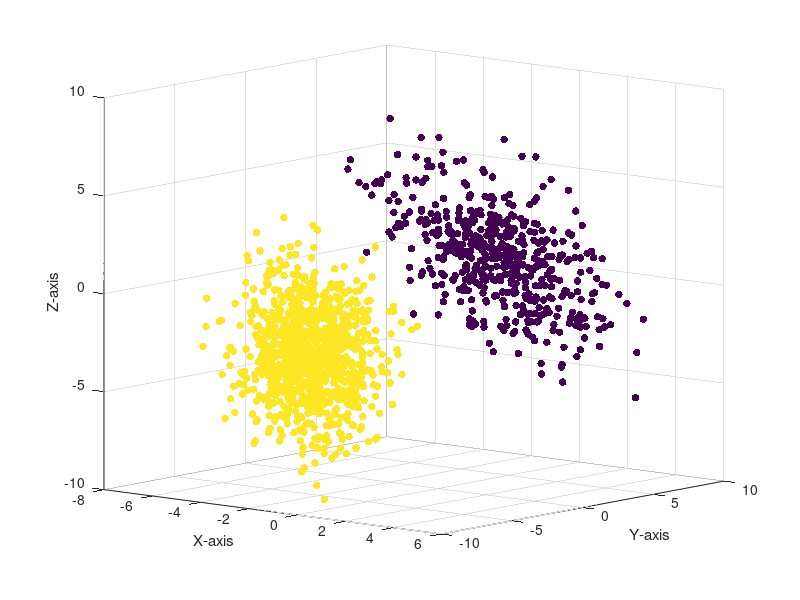
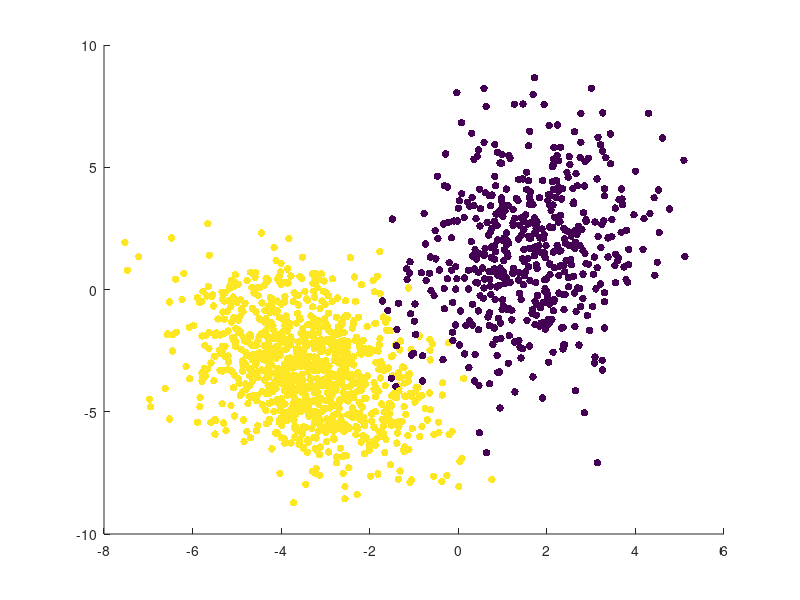

Reproduce these figures in MATLAB, in order. (Note: this script raises an error after producing the figures.)
clear all;
close all;

%load data
load("svm_data.mat");

xd = data(:,1);
yd = data(:,2);
zd = data(:,3);
class = data(:,4);

%1a 3D case
%visual data
pointsize = 30;
figure;
scatter3(xd,yd,zd,pointsize,class,'filled');
xlabel('X-axis');
ylabel('Y-axis');
zlabel('Z-axis');
hold on;

%Quadratic Programming
d = size(data,1);
n = size(data,2)-1; %not counting the class column

X = data(:,1:n);
Y = data(:,n+1);

H = eye(n+1);
H(n+1,n+1)=0; %To make sure we do not minimize constant b
f = zeros(n+1,1);

Z = [X ones(d,1)];
A = -diag(Y) * Z;
c = -1*ones(d,1);

[w, fval] = quadprog(H,f,A,c);

%Plotting Hyperplane
[X1, Y1] = meshgrid(-8:0.5:6,-10:10);
w1=w(1,1);
w2=w(2,1);
w3=w(3,1);
b=w(4,1);
C1 = zeros(21,29);
size(C1);
Z1=-(w1*X1+w2*Y1-b)/w3; %Optimal hyperplane
surf(X1,Y1,Z1,C1);
view(40,10);
hold off;

%1b 2D case
%visual data
figure;
scatter(xd, yd, pointsize, class, 'filled');
hold on;

%Quadratic Programming
d = size(data,1);
n = size(data,2)-2; %also not counting the 3rd dimension

X = data(:,1:n);
Y = data(:,n+2);

H = [eye(n), zeros(n,d+1); zeros(d+1,n), zeros(d+1,d+1)];
f = [zeros(n+1,1);100*ones(d,1)];
leq = [-inf;-inf;-inf;zeros(d,1)];

c = -ones(d,1);
Z = [X -c -eye(d,d)];
A = -diag(Y) * Z;


options = optimoptions('quadprog','Algorithm','interior-point-convex','Display','off');
w = quadprog(H,f,A,c,[],[],leq,[],[],options);

%Plotting
X2 = [-8:0.5:6];
Y2 = (-X2*w(1) - w(3))/w(2);
xlim([-8 6])
ylim([-10 10])
plot(X2,Y2,'k-');
Ylow = (1-X2*w(1) - w(3))/w(2);
plot(X2,Ylow,'m:');
Yup = (-1-X2*w(1) - w(3))/w(2);
plot(X2,Yup,'m:');
hold off;